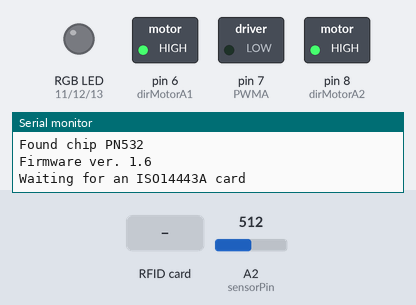
The sketch below on a simulated Arduino Leonardo, built with avr-gcc and run on an emulated ATmega32U4. On the bench: switched loads named in the sketch (green lamp = pin HIGH), an RGB LED mixed from three pins (HIGH = lit), the last lines printed to the serial monitor. The inputs (shaded band) are chosen by the test bench; at power-on: A2 (sensorPin) = 512.

Above: at 1.2 s.
1.3 s: RFID card 5E 7A 19 C4 held to the reader
At 1.7 s:
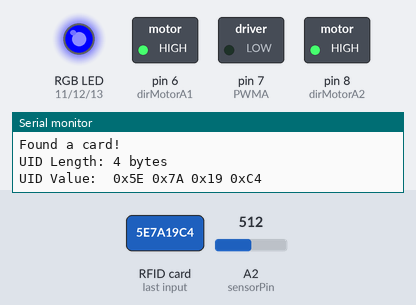
At 2.6 s:
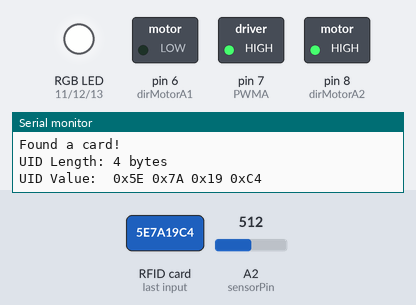
3.3 s: A2 (sensorPin) set to 44
5.0 s: A2 (sensorPin) set to 38
At 6.3 s:
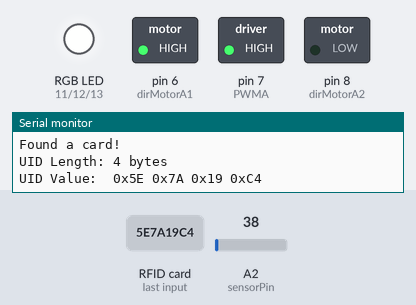
Timing chart, 0 to 12.1 s (numbered marks = the images above; inputs shaded):
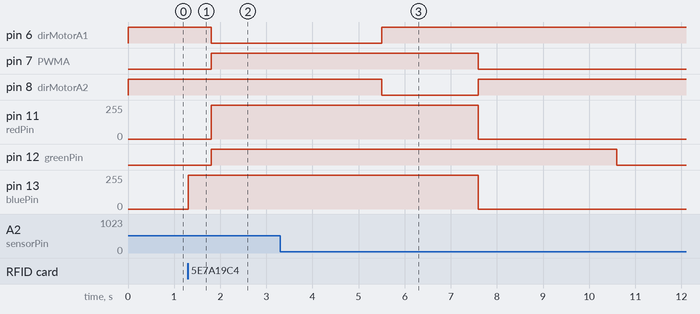

Measured:
- the behaviour switches between 41 and 40 on A2 (sensorPin) (found by bisection; images 2 and 3)
- after the input at 1.3 s, pin 6 (dirMotorA1): HIGH → LOW after 0.51 s; pin 7 (PWMA), pin 12 (greenPin): LOW → HIGH after 0.51 s; pin 11 (redPin): 0/255 → 254/255 after 0.51 s; pin 13 (bluePin): 0/255 → 254/255 at once
- after the input at 3.3 s, every drawn part: stays the same
- after the input at 5.0 s, pin 6 (dirMotorA1): LOW → HIGH after 0.50 s instead of 2.3 s; pin 7 (PWMA): HIGH → LOW after 2.6 s instead of 4.4 s; pin 11 (redPin): 254/255 → 0/255 after 2.6 s instead of 7.4 s; pin 12 (greenPin): HIGH → LOW after 5.6 s instead of 4.4 s; pin 13 (bluePin): 254/255 → 0/255 after 2.6 s instead of 4.4 s

The sketch:

ATM_nfc_seedstudio_all_Nfc_detect.ino
```cpp
// Take Money when NFC seeedstudio sensor detect a any type of NFC


#include <SPI.h>
#include <PN532_SPI.h>
#include "PN532.h"

PN532_SPI pn532spi(SPI, 10);
PN532 nfc(pn532spi);

int redPin = 11;  //Pins RGB LED
int greenPin = 12;
int bluePin = 13;

int pwrButton1 =51 ; //boton explusion manual
int button1 =53;

int sensorPin = A2; // Detector Sensor
int valorSensor;
int PWMA = 7; //Speed motor
int dirMotorA1 = 6; // Drive motor Connector 1
int dirMotorA2= 8; // Drive motor Connector 2
int velocidad = 230; //Speed (170-254)
int tiempoExpulsion = 2100;  //para que no caiga billete. Depende de velocidad de motores

unsigned long tiempo; // Vars to delays
unsigned long t_act;

void setup()
{TCCR4B = TCCR4B & 0b000 | 0x01; // High frec Timer5 Pin 5, PWM High frecuency, silent mottors ;)

//Pin Button
pinMode(pwrButton1, OUTPUT);
pinMode(button1, INPUT);
digitalWrite(pwrButton1, HIGH);

//Pins RGB Led
pinMode(redPin, OUTPUT);
pinMode(greenPin, OUTPUT);
pinMode(bluePin, OUTPUT);

//Pins Output Motor
pinMode(6, OUTPUT);
pinMode(7, OUTPUT);
pinMode(8, OUTPUT);
paro();

 Serial.begin(115200);
  Serial.println("Hello!");

  nfc.begin();

  uint32_t versiondata = nfc.getFirmwareVersion();
  if (! versiondata) {
    Serial.print("Didn't find PN53x board");
    while (1); // halt
  }

  // Got ok data, print it out!
  Serial.print("Found chip PN5"); Serial.println((versiondata>>24) & 0xFF, HEX);
  Serial.print("Firmware ver. "); Serial.print((versiondata>>16) & 0xFF, DEC);
  Serial.print('.'); Serial.println((versiondata>>8) & 0xFF, DEC);

  // Set the max number of retry attempts to read from a card
  // This prevents us from waiting forever for a card, which is
  // the default behaviour of the PN532.
  nfc.setPassiveActivationRetries(0xFF);

  // configure board to read RFID tags
  nfc.SAMConfig();

  Serial.println("Waiting for an ISO14443A card");


}


void loop(){
  if ( digitalRead(button1)== HIGH) {  //boton Expulsion  --> Emergency button if nfc dont work ;)
       take();  //Give me  Money!!
       paro();
       Serial.println("boton");
      }

  boolean success;
  uint8_t uid[] = { 0, 0, 0, 0, 0, 0, 0 };  // Buffer to store the returned UID
  uint8_t uidLength;                        // Length of the UID (4 or 7 bytes depending on ISO14443A card type)

  // Wait for an ISO14443A type cards (Mifare, etc.).  When one is found
  // 'uid' will be populated with the UID, and uidLength will indicate
  // if the uid is 4 bytes (Mifare Classic) or 7 bytes (Mifare Ultralight)
  success = nfc.readPassiveTargetID(PN532_MIFARE_ISO14443A, &uid[0], &uidLength);

  if (success) {
    Serial.println("Found a card!");
    Serial.print("UID Length: ");Serial.print(uidLength, DEC);Serial.println(" bytes");
    Serial.print("UID Value: ");
    for (uint8_t i=0; i < uidLength; i++)
    {
      Serial.print(" 0x");Serial.print(uid[i], HEX);
    }
    Serial.println("");
    take();  //Give me  Money!!
       paro();
    // Wait 1 second before continuing
    delay(1000);
  }
  else
  {
    // PN532 probably timed out waiting for a card
    Serial.println("Timed out waiting for a card");
  }


}


//FUNCTIONS

void adelante(){
digitalWrite (dirMotorA1,HIGH);// Turn forward Motor
digitalWrite (dirMotorA2,LOW);
analogWrite (PWMA, velocidad);
}

void atras(){
digitalWrite (dirMotorA1,LOW);// Turn backward Motor
digitalWrite (dirMotorA2,HIGH);
analogWrite (PWMA, velocidad);
}

void paro(){
digitalWrite (dirMotorA1,HIGH);// Stop Motor
digitalWrite (dirMotorA2,HIGH);
analogWrite (PWMA, 0);
}


void take(){  //TAKE A MONEY
 setColor(0,0,254); //led Blue;
 delay(500);
 setColor(254,254,254); //led White;
 valorSensor = analogRead(A2);
 tiempo= millis();
 t_act=millis();
 boolean haveMoney = true;

  while (valorSensor > 40 && haveMoney){  //load money;
   valorSensor = analogRead(A2);
   t_act=millis();
   if (t_act-tiempo>5000){ haveMoney= false;}  //empty Cash protection 5 seg
   //Serial.println(haveMoney);

   atras();
   };

 delay(500);   //load little more
 while (valorSensor > 40 && haveMoney){  //check again
   valorSensor = analogRead(A2);
 // Serial.println(valorSensor);
   atras();
   };
 adelante(); //Eject money!
 delay(tiempoExpulsion);
 paro();
 if (haveMoney){setColor(0,254,0);} //led green;
  else {setColor (254,0,0);}
 delay(3000);
 setColor(0,0,0); //led OFF;
}


void setColor(int red, int green, int blue)
{
  analogWrite(redPin, red);
  analogWrite(greenPin, green);
  analogWrite(bluePin, blue);
}
```
